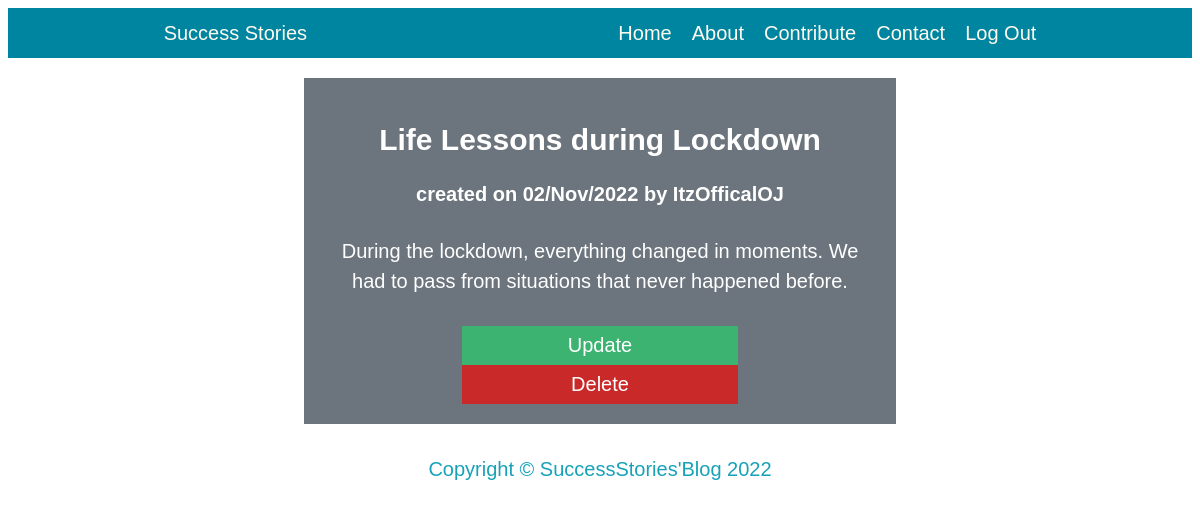
Page /post/3/ (signed in) on the committed database.
### app.py (models this page shows, shortened)
class Post(db.Model):
    __tablename__ = "posts"
    id = db.Column(db.Integer, primary_key=True)
    title = db.Column(db.String(80), nullable=False)
    content = db.Column(db.String, nullable=False)
    created_on = db.Column(db.DateTime, default=datetime.now())
    user_id = db.Column(db.Integer, db.ForeignKey("users.id"), unique=False, nullable=False)
    author = db.Column(db.String, nullable=False)
    created_by = db.relationship("User", back_populates="post_by")

### app.py (the view)
@app.route('/post/<int:id>/')
def post(id):
    post = Post.query.get_or_404(id)
    context = {
        "post": post
    }
    return render_template('post.html', **context)

### app.py (called while the page is built)
@login_manager.user_loader
def user_loader(id):
    return User.query.get(int(id))

### templates/post.html
{% extends 'layout.html' %} {% block content %}
<div style="background-color:#6c757d;color:white;padding:20px;">
    <h2>{{post.title}}</h2>
    <h4>created on {{post.created_on.strftime('%d/%b/%Y')}}  by {{post.author}}</h4>
    <p>{{post.content}}</p>
    {% if current_user.id == post.user_id %}
<a class="Updatebutton" href="/edit/{{post.id}}/">Update</a>
<a class="Deletebutton" href="/delete/{{post.id}}/">Delete</a>
  </div>
{% endif %} {% endblock content %}

### static/css/clean-blog.css (style rules this page uses)
* { font-family: Arial, Helvetica, sans-serif; box-sizing: border-box; }
body { font-size:20px; color:#212529; text-align: center; font-family:Lora,'Times New Roman',serif, }
a { text-decoration: none; color: #17a2b8; }
.Deletebutton { border: none; outline: 0; display: inline-block; padding: 8px; color: white; background-color: rgb(202, 41, 41); cursor: pointer; width: 50%; }
.Updatebutton { border: none; outline: 0; display: inline-block; padding: 8px; color: white; background-color: MediumSeaGreen; text-align: center; cursor: pointer; width: 50%; }
p { line-height:1.5;margin:30px 0 }

### rows in the picture
Post: title "Life Lessons during Lockdown", created_on "02/Nov/2022", author "ItzOfficalOJ", content "During the lockdown, everything changed in moments. We had to pass from situations that never happened before."
